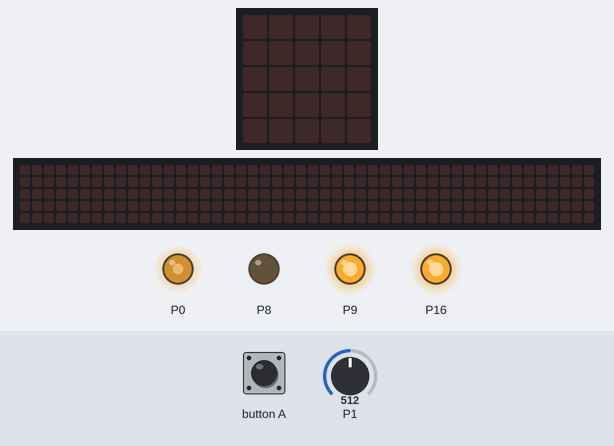
Bench run of a program on a simulated BBC micro:bit running MicroPython. Shown: the board's 5×5 LED display, a strip that is not on the board, showing the scrolling text unrolled, output pins drawn as LEDs (lit = HIGH). The inputs (shaded band) are chosen by the test bench; at power-on: P1 = 512 (analog values on the 0–1023 scale). The 48×5 strip is a reading aid, not a part: it shows the text the display is scrolling, unrolled, one strip-width of it at a time.

Above: at 1.2 s.
1.3 s: button A pressed for 0.15 s
At 1.38 s:
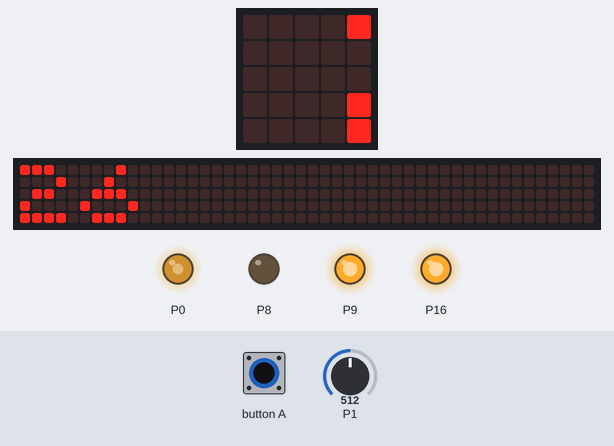
4.3 s: button A pressed for 1 s
At 4.59 s:
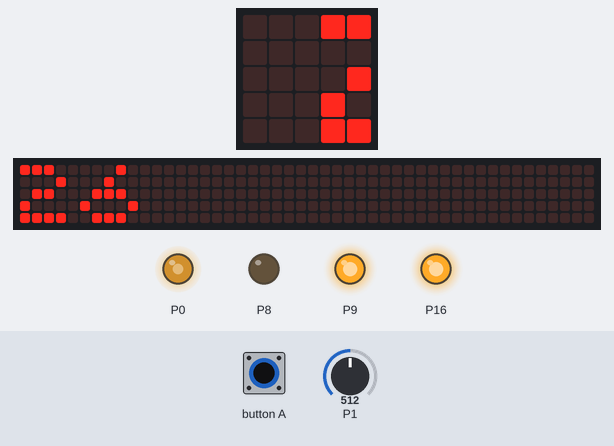
7.3 s: button A pressed for 3.2 s
At 7.69 s:
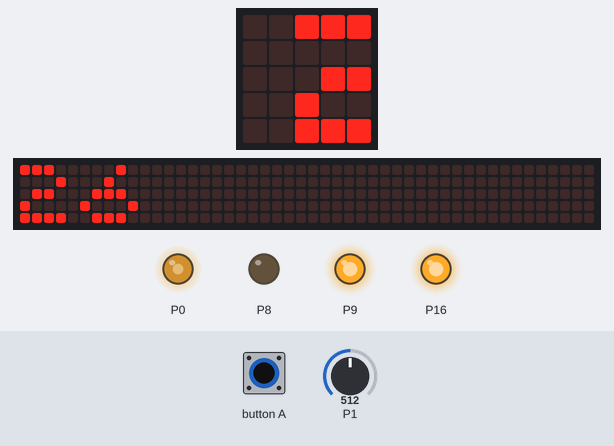
Timing chart, 0 to 10.3 s (numbered marks = the images above; inputs shaded):
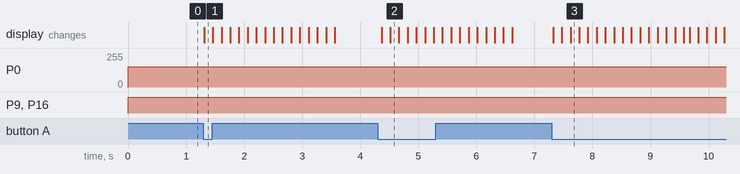

Measured:
- after the input at 1.3 s, the display: changes at once (image 1)
- after the input at 4.3 s, the display: first changes after 0.07 s (image 2 shows a later state)
- after the input at 7.3 s, the display: first changes at once (image 3 shows a later state)

The program:

Temperature_Fan.py
```python
from microbit import *


def shock():
    a = accelerometer.get_values()
    for i in range(len(a)):
        if abs(a[i])>2039 and i != 1:
            pin0.write_analog(0)
            raise Exception("The Microbit has fallen or received significant shock, restart microbit to turn it back on")

"""   ^^^
This function will be called each loop to check if the microbit has received sudden shock,
such as being knocked or falling
"""

def adjust(analog_temp):
    temp = 0
    temp = 0.10775978189420144*analog_temp-29.42990164
    temp = round(temp)
    return temp
""" ^^^^
The results from excel into a scatter graph.
Using a linear trendline. The formula comes from excel.
-9.2799x = 286.35-y
9.7299x = y-286.35
x = 0.10775978189420144-29.42990164
"""

def calculateMotorSpeed(bottom, top):
    bottom = max(0, bottom)
    percent = min(bottom/top, 1) * 1023
    stage = int(percent/(1020/3.5))
    return percent, stage

"""
Using percentage calculations, we can easily set the motor speed without the need of If statements
This makes the code much cleaner and faster.
The formula is :
(x/y)*z
Where x = value
y = max value
z = multiplier

"""

def showLEDS(stage):

    pins = ["16", "9", "8"]

    for i in range(3):
        if stage > 0:
            eval("pin"+pins[i]+".write_digital(1)")
            stage -= 1 # I forgot to add this line
        else:
            eval("pin"+pins[i]+".write_digital(0)")

""" ^^^
This function is used to show the leds in terms of power.
If the power is over a certain threshold, then it will turn on LEDS in a series
This works by using a list, containing a string of the pin numbers that are being used
and getting how many leds should be on as an input.
Then using a for loop, it scrolls through the loop the required times
In the loop, is an if else statement, with the stage.
If the stage is greater than 0
then using an eval function, it will call the function to set the digital output of a pin to 1
Else, it will use the eval function to call a function to set the digital output of a pin to 0
"""

def graph(reading, maximum): # This function is used to graph the analog reading the screen.

    display.clear() #Clears the display so that LEDs that aren't supposed to be on are turned off.
    stops = 0
    stops = reading / maximum / 25

    for y in range(4, -1, -1): #Does a for loop going down. This is because the y0 on the Mbit is at the top.
        for x in range(5):
            if stops > 0:
                display.set_pixel(x,y,9) #Sets the pixel in for each in row y, and then it goes up. Allows for convenience when viewing
                stops-=1
            else:
                return  #Once out of increments, it exits function so that it doesn't do a full screen each time.

""" ^^^
This Function is used to graph to the screen.
It uses a double for loop to go through each x and y.
"""

def errorCheck(value, lastValue):
    if abs(value-lastValue) > 100:
        pin0.write_analog(0)
        raise Exception("Error with temperature sensor. ")

    elif value > 700 or value < 200:
        pin0.write_analog(0)
        raise Exception("Error with temperature sensor. ")

"""
This Function is used to check whether the values that we get from the temperature sensor are correct.
This works by making sure the variation between the last value and the current value
and making sure that it doesn't look like noise. it also checks if the value is somehow extremely high, which means something is wrong.
"""


def main():
    analog_reading = pin1.read_analog()
    on = False
    max_temp = 30

    while True:

            last_reading = analog_reading
            analog_reading = pin1.read_analog()

            errorCheck(analog_reading, last_reading)

            current_temp = adjust(analog_reading)

            speed, stage = calculateMotorSpeed(current_temp-20, max_temp-20)

            if button_a.is_pressed():
                display.scroll(current_temp)


            showLEDS(stage)
            pin0.write_analog(speed)
            sleep(100)


if __name__ == "__main__":
    main()
```
